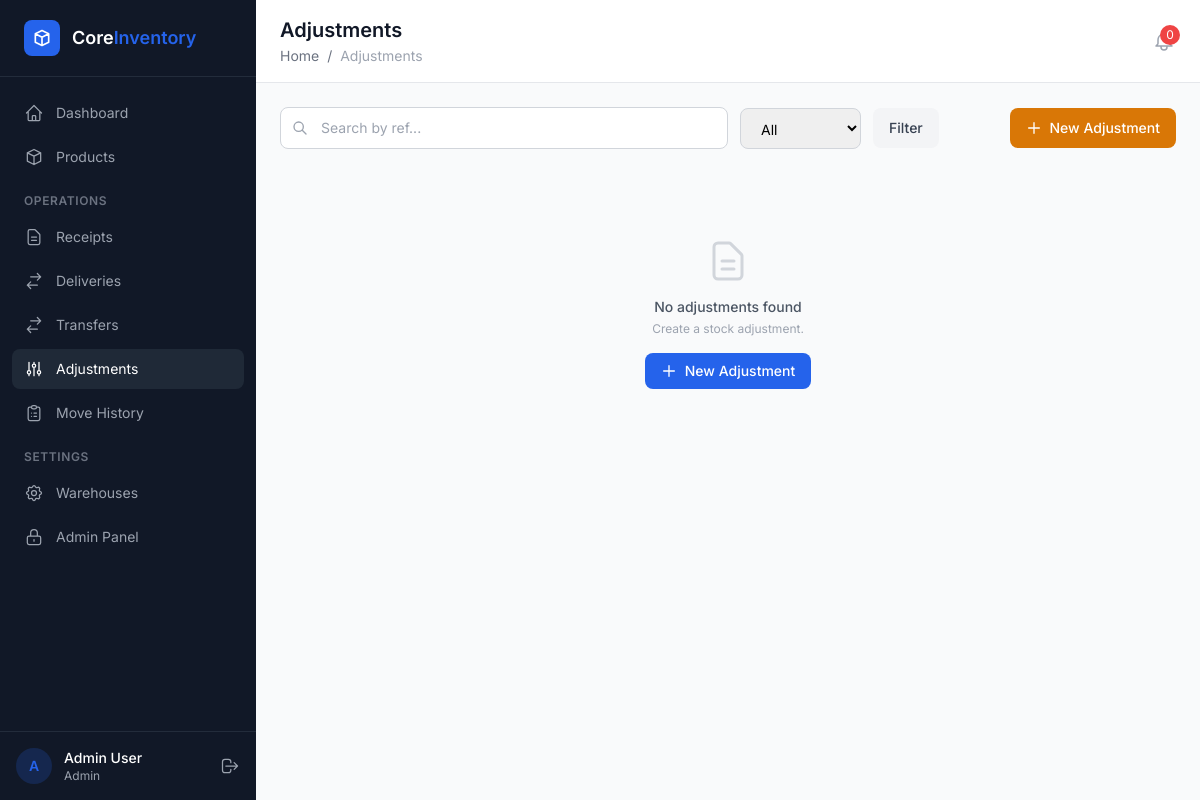
Page /adjustments/ (signed in) on the committed database.
### apps/accounts/models.py (models this page shows, shortened)
class CustomUser(AbstractUser):
    username = None  # Remove username field
    email = models.EmailField('email address', unique=True)
    full_name = models.CharField(max_length=255, blank=True)
    phone = models.CharField(max_length=20, blank=True)
    avatar = models.ImageField(upload_to='avatars/', blank=True, null=True)
    role = models.ForeignKey(
        'access.Role',
        on_delete=models.SET_NULL,
        null=True,
        blank=True,
        related_name='users',
    )
    warehouse = models.ForeignKey(
        'warehouses.Warehouse',
        on_delete=models.SET_NULL,
        null=True,
        blank=True,
        related_name='users',
        help_text='Restricts user to one warehouse',
    )
    USERNAME_FIELD = 'email'
    REQUIRED_FIELDS = ['full_name']
    class Meta:
        verbose_name = 'User'
        verbose_name_plural = 'Users'
        ordering = ['-date_joined']

### apps/access/models.py (models this page shows, shortened)
class Role(models.Model):
    name = models.CharField(max_length=100, unique=True)
    description = models.TextField(blank=True)
    is_system_role = models.BooleanField(
        default=False,
        help_text='System roles cannot be deleted.',
    )
    created_at = models.DateTimeField(auto_now_add=True)
    class Meta:
        ordering = ['name']

### apps/adjustments/views.py (the view)
# urls.py: path('', views.adjustment_list, name='list'),
@login_required
def adjustment_list(request):
    qs = Adjustment.objects.select_related('location', 'created_by')
    q = request.GET.get('q', '').strip()
    if q:
        qs = qs.filter(Q(ref__icontains=q))
    status = request.GET.get('status')
    if status:
        qs = qs.filter(status=status)
    paginator = Paginator(qs, 20)
    page_obj = paginator.get_page(request.GET.get('page'))
    return render(request, 'adjustments/list.html', {'page_obj': page_obj, 'q': q, 'status_filter': status})

### apps/access/templatetags/access_tags.py (called while the page is built)
@register.simple_tag
def has_permission(user, codename):
    return has_user_permission(user, codename)

### templates/adjustments/list.html (shortened to what this page needs)
{% extends "base.html" %}
{% block page_title %}Adjustments{% endblock %}
{% block breadcrumb %}<a href="/dashboard/" class="hover:text-primary">Home</a> <span class="mx-1">/</span> <span class="text-gray-400">Adjustments</span>{% endblock %}
{% block content %}
<div class="flex flex-col md:flex-row md:items-center justify-between gap-4 mb-6">
    <form method="GET" class="flex items-center gap-3 flex-1">
        <div class="relative flex-1 max-w-md"><svg class="absolute left-3 top-1/2 -translate-y-1/2 w-4 h-4 text-gray-400" fill="none" stroke="currentColor" viewBox="0 0 24 24"><path stroke-linecap="round" stroke-linejoin="round" stroke-width="2" d="M21 21l-6-6m2-5a7 7 0 11-14 0 7 7 0 0114 0z"/></svg><input type="text" name="q" value="{{ q }}" placeholder="Search by ref..." class="w-full pl-10 pr-4 py-2.5 border border-gray-300 rounded-lg text-sm focus:outline-none focus:ring-2 focus:ring-blue-500"></div>
        <select name="status" class="px-4 py-2.5 border border-gray-300 rounded-lg text-sm"><option value="">All</option></select>
        <button type="submit" class="px-4 py-2.5 bg-gray-100 hover:bg-gray-200 text-gray-700 rounded-lg text-sm font-medium">Filter</button>
    </form>
    <a href="{% url 'adjustments:create' %}" class="inline-flex items-center gap-2 px-4 py-2.5 bg-amber-600 hover:bg-amber-700 text-white rounded-lg text-sm font-medium"><svg class="w-4 h-4" fill="none" stroke="currentColor" viewBox="0 0 24 24"><path stroke-linecap="round" stroke-linejoin="round" stroke-width="2" d="M12 4v16m8-8H4"/></svg>New Adjustment</a>
</div>
{% if page_obj %}
<div class="bg-white rounded-xl border border-gray-200 overflow-hidden">
    <table class="w-full"><thead><tr class="border-b border-gray-200 bg-gray-50"><th class="text-left px-6 py-3 text-xs font-semibold text-gray-500 uppercase">Reference</th><th class="text-left px-6 py-3 text-xs font-semibold text-gray-500 uppercase">Location</th><th class="text-left px-6 py-3 text-xs font-semibold text-gray-500 uppercase">Reason</th><th class="text-center px-6 py-3 text-xs font-semibold text-gray-500 uppercase">Status</th><th class="text-left px-6 py-3 text-xs font-semibold text-gray-500 uppercase">Created</th></tr></thead>
    <tbody class="divide-y divide-gray-100">{% for a in page_obj %}<tr class="hover:bg-gray-50 cursor-pointer transition-colors" onclick="window.location='{% url 'adjustments:detail' a.pk %}'"><td class="px-6 py-4 text-sm font-mono font-medium text-blue-600">{{ a.ref }}</td><td class="px-6 py-4 text-sm text-gray-600">{{ a.location }}</td><td class="px-6 py-4 text-sm text-gray-900">{{ a.get_reason_display }}</td><td class="px-6 py-4 text-center">{% include "partials/status_badge.html" with status=a.status %}</td><td class="px-6 py-4 text-sm text-gray-600">{{ a.created_at|date:"M d, Y" }}</td></tr>{% endfor %}</tbody></table>
</div>
{% include "partials/pagination.html" %}
{% else %}
{% include "partials/empty_state.html" with icon="document" title="No adjustments found" message="Create a stock adjustment." action_url="/adjustments/new/" action_label="New Adjustment" %}
{% endif %}
{% endblock %}

### templates/base.html (shortened to what this page needs)
<!DOCTYPE html>
<html lang="en">
<head>
    <script src="https://cdn.tailwindcss.com"></script>
</head>
<body class="bg-content-bg min-h-screen">
    {% if user.is_authenticated %}
    <div class="flex min-h-screen">
        <aside class="w-64 bg-sidebar-bg text-sidebar-text flex flex-col fixed h-full z-30" x-data="{ open: true }">
            <div class="flex items-center gap-3 px-6 py-5 border-b border-gray-700/50">
                <div class="w-9 h-9 bg-primary rounded-lg flex items-center justify-center">
                    <svg class="w-5 h-5 text-white" fill="none" stroke="currentColor" viewBox="0 0 24 24">
                        <path stroke-linecap="round" stroke-linejoin="round" stroke-width="2" d="M20 7l-8-4-8 4m16 0l-8 4m8-4v10l-8 4m0-10L4 7m8 4v10M4 7v10l8 4"/>
                    </svg>
                </div>
                <div>
                    <span class="text-white font-semibold text-lg">Core</span><span class="text-primary font-semibold text-lg">Inventory</span>
                </div>
            </div>
            <nav class="flex-1 px-3 py-4 space-y-1 overflow-y-auto">
                <a href="/dashboard/" class="sidebar-link flex items-center gap-3 px-3 py-2.5 rounded-lg text-sm {% if request.path == '/dashboard/' %}active text-white{% endif %}">
                    <svg class="w-5 h-5" fill="none" stroke="currentColor" viewBox="0 0 24 24"><path stroke-linecap="round" stroke-linejoin="round" stroke-width="1.5" d="M3 12l2-2m0 0l7-7 7 7M5 10v10a1 1 0 001 1h3m10-11l2 2m-2-2v10a1 1 0 01-1 1h-3m-6 0a1 1 0 001-1v-4a1 1 0 011-1h2a1 1 0 011 1v4a1 1 0 001 1m-6 0h6"/></svg>
                    Dashboard
                </a>
                <a href="/products/" class="sidebar-link flex items-center gap-3 px-3 py-2.5 rounded-lg text-sm {% if '/products/' in request.path %}active text-white{% endif %}">
                    <svg class="w-5 h-5" fill="none" stroke="currentColor" viewBox="0 0 24 24"><path stroke-linecap="round" stroke-linejoin="round" stroke-width="1.5" d="M20 7l-8-4-8 4m16 0l-8 4m8-4v10l-8 4m0-10L4 7m8 4v10M4 7v10l8 4"/></svg>
                    Products
                </a>
                <div class="pt-3 pb-1 px-3">
                    <p class="text-xs font-semibold uppercase tracking-wider text-gray-500">Operations</p>
                </div>
                <a href="/receipts/" class="sidebar-link flex items-center gap-3 px-3 py-2.5 rounded-lg text-sm {% if '/receipts/' in request.path %}active text-white{% endif %}">
                    <svg class="w-5 h-5" fill="none" stroke="currentColor" viewBox="0 0 24 24"><path stroke-linecap="round" stroke-linejoin="round" stroke-width="1.5" d="M9 12h6m-6 4h6m2 5H7a2 2 0 01-2-2V5a2 2 0 012-2h5.586a1 1 0 01.707.293l5.414 5.414a1 1 0 01.293.707V19a2 2 0 01-2 2z"/></svg>
                    Receipts
                </a>
                <a href="/deliveries/" class="sidebar-link flex items-center gap-3 px-3 py-2.5 rounded-lg text-sm {% if '/deliveries/' in request.path %}active text-white{% endif %}">
                    <svg class="w-5 h-5" fill="none" stroke="currentColor" viewBox="0 0 24 24"><path stroke-linecap="round" stroke-linejoin="round" stroke-width="1.5" d="M8 7h12m0 0l-4-4m4 4l-4 4m0 6H4m0 0l4 4m-4-4l4-4"/></svg>
                    Deliveries
                </a>
                <a href="/transfers/" class="sidebar-link flex items-center gap-3 px-3 py-2.5 rounded-lg text-sm {% if '/transfers/' in request.path %}active text-white{% endif %}">
                    <svg class="w-5 h-5" fill="none" stroke="currentColor" viewBox="0 0 24 24"><path stroke-linecap="round" stroke-linejoin="round" stroke-width="1.5" d="M8 7h12m0 0l-4-4m4 4l-4 4m0 6H4m0 0l4 4m-4-4l4-4"/></svg>
                    Transfers
                </a>
                <a href="/adjustments/" class="sidebar-link flex items-center gap-3 px-3 py-2.5 rounded-lg text-sm {% if '/adjustments/' in request.path %}active text-white{% endif %}">
                    <svg class="w-5 h-5" fill="none" stroke="currentColor" viewBox="0 0 24 24"><path stroke-linecap="round" stroke-linejoin="round" stroke-width="1.5" d="M12 6V4m0 2a2 2 0 100 4m0-4a2 2 0 110 4m-6 8a2 2 0 100-4m0 4a2 2 0 110-4m0 4v2m0-6V4m6 6v10m6-2a2 2 0 100-4m0 4a2 2 0 110-4m0 4v2m0-6V4"/></svg>
                    Adjustments
                </a>
                <a href="/ledger/" class="sidebar-link flex items-center gap-3 px-3 py-2.5 rounded-lg text-sm {% if '/ledger/' in request.path %}active text-white{% endif %}">
                    <svg class="w-5 h-5" fill="none" stroke="currentColor" viewBox="0 0 24 24"><path stroke-linecap="round" stroke-linejoin="round" stroke-width="1.5" d="M9 5H7a2 2 0 00-2 2v12a2 2 0 002 2h10a2 2 0 002-2V7a2 2 0 00-2-2h-2M9 5a2 2 0 002 2h2a2 2 0 002-2M9 5a2 2 0 012-2h2a2 2 0 012 2m-3 7h3m-3 4h3m-6-4h.01M9 16h.01"/></svg>
                    Move History
                </a>
                {% load access_tags %}
                {% has_permission request.user 'can_manage_warehouses' as can_settings %}
                {% if can_settings %}
                <div class="pt-3 pb-1 px-3">
                    <p class="text-xs font-semibold uppercase tracking-wider text-gray-500">Settings</p>
                </div>
                <a href="/settings/warehouses/" class="sidebar-link flex items-center gap-3 px-3 py-2.5 rounded-lg text-sm">
                    Warehouses
                </a>
                {% endif %}
                {% has_permission request.user 'can_access_admin_panel' as can_admin %}
                {% if can_admin or request.user.is_superuser %}
                <a href="/admin-panel/" class="sidebar-link flex items-center gap-3 px-3 py-2.5 rounded-lg text-sm">
                    <svg class="w-5 h-5" fill="none" stroke="currentColor" viewBox="0 0 24 24"><path stroke-linecap="round" stroke-linejoin="round" stroke-width="1.5" d="M12 15v2m-6 4h12a2 2 0 002-2v-6a2 2 0 00-2-2H6a2 2 0 00-2 2v6a2 2 0 002 2zm10-10V7a4 4 0 00-8 0v4h8z"/></svg>
                    Admin Panel
                </a>
                {% endif %}
            </nav>
            <div class="px-4 py-4 border-t border-gray-700/50">
                <div class="flex items-center gap-3">
                    <div class="w-9 h-9 bg-primary/20 rounded-full flex items-center justify-center">
                        <span class="text-primary text-sm font-semibold">{{ user.full_name|make_list|first|default:"U" }}</span>
                    </div>
                    <div class="flex-1 min-w-0">
                        <p class="text-sm font-medium text-white truncate">{{ user.full_name|default:user.email }}</p>
                        <p class="text-xs text-gray-400 truncate">{{ user.role.name|default:"No Role" }}</p>
                    </div>
                    <a href="/accounts/logout/" class="text-gray-400 hover:text-white transition-colors" title="Logout">
                        <svg class="w-5 h-5" fill="none" stroke="currentColor" viewBox="0 0 24 24"><path stroke-linecap="round" stroke-linejoin="round" stroke-width="1.5" d="M17 16l4-4m0 0l-4-4m4 4H7m6 4v1a3 3 0 01-3 3H6a3 3 0 01-3-3V7a3 3 0 013-3h4a3 3 0 013 3v1"/></svg>
                    </a>
                </div>
            </div>
        </aside>
        <main class="flex-1 ml-64">
            <header class="bg-white border-b border-gray-200 sticky top-0 z-20">
                <div class="flex items-center justify-between px-6 py-4">
                    <div>
                        <h1 class="text-xl font-semibold text-gray-900">{% block page_title %}Dashboard{% endblock %}</h1>
                        <nav class="text-sm text-gray-500 mt-0.5">
                            {% block breadcrumb %}<a href="/dashboard/" class="hover:text-primary">Home</a>{% endblock %}
                        </nav>
                    </div>
                    <div class="flex items-center gap-4">
                        <button class="relative text-gray-400 hover:text-gray-600 transition-colors" title="Notifications">
                            <span id="notif-badge" class="absolute -top-1 -right-1 w-5 h-5 bg-red-500 text-white text-xs rounded-full flex items-center justify-center"
                                  hx-get="/alerts/count/" hx-trigger="every 30s" hx-target="#notif-badge" hx-swap="outerHTML">
                                0
                            </span>
                        </button>
                    </div>
                </div>
            </header>
            <div class="p-6">
                {% block content %}{% endblock %}
            </div>
        </main>
    </div>
    {% else %}
    <div class="min-h-screen flex items-center justify-center bg-gradient-to-br from-gray-900 via-gray-800 to-gray-900">
        {% block auth_content %}{% endblock %}
    </div>
    {% endif %}
</body>
</html>

### templates/base.html (style rules this page uses)
:root { --primary: #2563EB; --success: #16A34A; --warning: #D97706; --danger: #DC2626; --info: #0891B2; --sidebar-bg: #111827; --sidebar-text: #9CA3AF; --sidebar-active: #1F2937; --content-bg: #F9FAFB; --card-bg: #FFFFFF; --border: #E5E7EB; }
body { font-family: 'Inter', system-ui, sans-serif; }
.sidebar-link { transition: all 0.15s ease; }
.sidebar-link:hover, .sidebar-link.active { background-color: var(--sidebar-active); color: #FFFFFF; }

### rows in the picture
CustomUser: full_name|make_list "A", full_name "Admin User", role.name "Admin"

### other values in the picture
{{ title|default:"No data found" }} "No adjustments found"
{{ message|default:"" }} "Create a stock adjustment."
{{ action_label|default:"Create" }} "New Adjustment"
